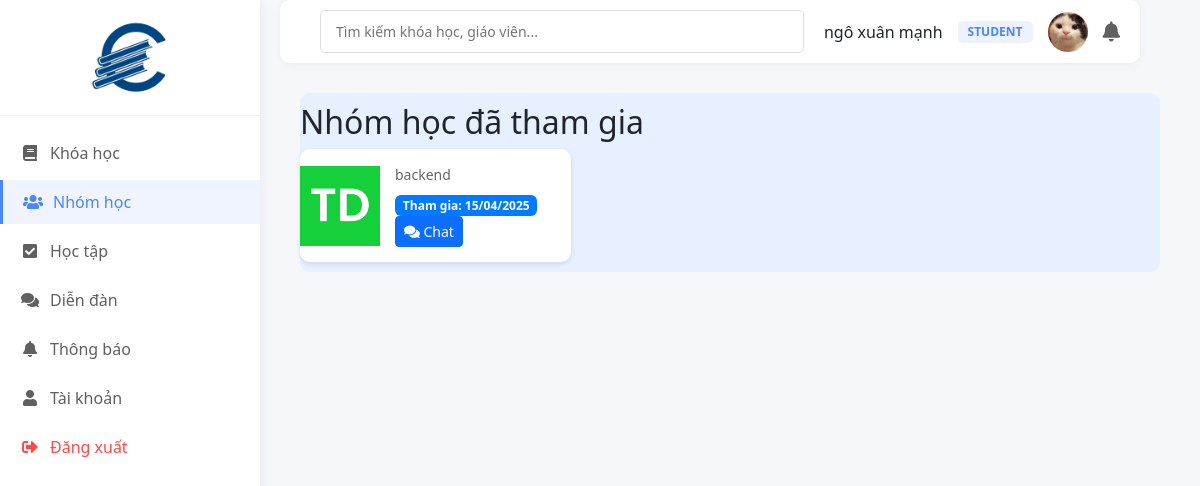
Page /student/index.php?tab=groups (signed in) on the committed database.
### tables this page shows
CREATE TABLE `users` (
  `id` int(11) NOT NULL,
  `username` varchar(50) NOT NULL,
  `password` varchar(255) NOT NULL,
  `email` varchar(100) NOT NULL,
  `full_name` varchar(100) NOT NULL,
  `role` enum('admin','teacher','student') NOT NULL,
  `avatar` varchar(255) DEFAULT NULL,
  `remember_token` varchar(100) DEFAULT NULL,
  `last_active` datetime DEFAULT NULL,
  `created_at` timestamp NOT NULL DEFAULT current_timestamp(),
  `updated_at` timestamp NOT NULL DEFAULT current_timestamp() ON UPDATE current_timestamp(),
  `profile_picture` varchar(255) DEFAULT NULL
);

CREATE TABLE `group_members` (
  `id` int(11) NOT NULL,
  `group_id` int(11) NOT NULL,
  `user_id` int(11) NOT NULL,
  `joined_at` timestamp NOT NULL DEFAULT current_timestamp()
);

CREATE TABLE `groups` (
  `id` int(11) NOT NULL,
  `name` varchar(255) NOT NULL,
  `description` text DEFAULT NULL,
  `creator_id` int(11) NOT NULL,
  `created_at` timestamp NOT NULL DEFAULT current_timestamp(),
  `updated_at` timestamp NOT NULL DEFAULT current_timestamp() ON UPDATE current_timestamp(),
  `thumbnail` varchar(255) DEFAULT NULL
);

### includes/auth_functions.php (called while the page is built, shortened)
<?php
function isLoggedIn() {
    return isset($_SESSION['user_id']) || (isset($_COOKIE['user_id']) && isset($_COOKIE['role']));
}
function getCurrentUser() {
    $conn = getDBConnection();
    if (isLoggedIn()) {
        $user_id = isset($_SESSION['user_id']) ? $_SESSION['user_id'] : $_COOKIE['user_id'];
        $stmt = $conn->prepare("SELECT * FROM users WHERE id = ?");
        $stmt->execute([$user_id]);
        $user = $stmt->fetch(PDO::FETCH_ASSOC);
        return $user;
    }
    return null;
}

### student/index.php (the view, shortened to what this page needs)
<?php
require_once __DIR__ . '/../includes/auth_functions.php';
$user = getCurrentUser();
$conn = getDBConnection();
$categories = [
    'all' => 'Tất cả',
    'cong_nghe_thong_tin' => 'Công nghệ thông tin',
    'triet_hoc' => 'Triết học',
    'chinh_tri' => 'Chính trị',
    'luat' => 'Luật',
    'kinh_te' => 'Kinh tế',
    'ky_thuat' => 'Kỹ thuật'
];
try {
    $stmt = $conn->prepare("
        SELECT c.id, c.title, c.description, c.thumbnail, c.category,
               u.full_name AS teacher_name,
               ce.status AS enrollment_status,
               COUNT(ce2.student_id) AS student_count
        FROM courses c
        JOIN users u ON c.teacher_id = u.id
        LEFT JOIN course_enrollments ce ON c.id = ce.course_id AND ce.student_id = :student_id
        LEFT JOIN course_enrollments ce2 ON c.id = ce2.course_id AND ce2.status = 'approved'
        WHERE c.status = 'active'
        AND u.role = 'teacher'
        GROUP BY c.id, c.title, c.description, c.thumbnail, c.category, u.full_name, ce.status
        ORDER BY c.created_at DESC
    ");
    $stmt->execute(['student_id' => $user['id']]);
    $courses = $stmt->fetchAll(PDO::FETCH_ASSOC);
} catch (PDOException $e) {
    error_log("Error fetching courses: " . $e->getMessage());
    $courses = [];
}
try {
    $stmt = $conn->prepare("
        SELECT n.*, u.full_name AS sender_name, u.avatar
        FROM notifications n
        JOIN users u ON n.sender_id = u.id
        WHERE n.user_id = :user_id
        AND n.type = 'course'
        AND u.role = 'teacher'
        ORDER BY n.created_at DESC
    ");
    $stmt->execute(['user_id' => $user['id']]);
    $course_notifications = $stmt->fetchAll(PDO::FETCH_ASSOC);
} catch (PDOException $e) {
    error_log("Error fetching course notifications: " . $e->getMessage());
    $course_notifications = [];
}
$tab = isset($_GET['tab']) ? $_GET['tab'] : 'courses';
?>
<!DOCTYPE html>
<html lang="vi">
<head>
    <link rel="stylesheet" href="<?php echo BASE_URL; ?>assets/css/bootstrap.min.css">
    <link rel="stylesheet" href="https://cdnjs.cloudflare.com/ajax/libs/font-awesome/5.15.4/css/all.min.css">
    <link rel="stylesheet" href="<?php echo BASE_URL; ?>assets/css/style.css">
</head>
<body class="dashboard">
    <div class="dashboard-container">
        <div class="sidebar">
            <div class="logo">
                <img src="<?php echo BASE_URL; ?>assets/images/logo.png" alt="EPU Logo">
            </div>
            <ul>
                <li><a href="<?php echo BASE_URL; ?>student/index.php?tab=courses" class="<?php echo $tab === 'courses' ? 'active' : ''; ?>"><i class="fas fa-book"></i> Khóa học</a></li>
                <li><a href="<?php echo BASE_URL; ?>student/index.php?tab=groups" class="<?php echo $tab === 'groups' ? 'active' : ''; ?>"><i class="fas fa-users"></i> Nhóm học</a></li>
                <li><a href="<?php echo BASE_URL; ?>student/index.php?tab=study" class="<?php echo $tab === 'study' ? 'active' : ''; ?>"><i class="fas fa-check-square"></i> Học tập</a></li>
                <li><a href="<?php echo BASE_URL; ?>student/index.php?tab=forums" class="<?php echo $tab === 'forums' ? 'active' : ''; ?>"><i class="fas fa-comments"></i> Diễn đàn</a></li>
                <li><a href="<?php echo BASE_URL; ?>student/index.php?tab=notifications" class="<?php echo $tab === 'notifications' ? 'active' : ''; ?>"><i class="fas fa-bell"></i> Thông báo</a></li>
                <li><a href="<?php echo BASE_URL; ?>student/index.php?tab=profile" class="<?php echo $tab === 'profile' ? 'active' : ''; ?>"><i class="fas fa-user"></i> Tài khoản</a></li>
                <li class="logout"><a href="?logout=1"><i class="fas fa-sign-out-alt"></i> Đăng xuất</a></li>
            </ul>
        </div>
        <div class="main-content">
            <div class="top-bar">
                <div class="search-bar">
                    <input type="text" id="searchInput" placeholder="Tìm kiếm khóa học, giáo viên...">
                </div>
                <div class="user-info">
                    <span><?php echo htmlspecialchars($user['full_name']); ?></span>
                    <span class="badge"><?php echo $user['role']; ?></span>
                    <img src="<?php echo $user['avatar'] ? BASE_URL . $user['avatar'] : BASE_URL . 'assets/images/user_avatar.jpg'; ?>" alt="User Avatar">
                    <div class="notification-bell">
                        <i class="fas fa-bell"></i>
                    </div>
                </div>
            </div>
            <?php if ($tab === 'courses'): ?>
                <div class="row">
                    <div class="col-md-12">
                        <ul class="nav nav-tabs mt-3">
                            <?php foreach ($categories as $key => $name): ?>
                                <li class="nav-item">
                                    <a class="nav-link <?php echo $key === 'all' ? 'active' : ''; ?>"
                                       data-category="<?php echo htmlspecialchars($key); ?>">
                                       <?php echo htmlspecialchars($name); ?>
                                    </a>
                                </li>
                            <?php endforeach; ?>
                        </ul>
                    </div>
                    <div class="col-md-9">
                        <div class="course-recommendations">
                            <?php if (empty($courses)): ?>
                                <p class="text-muted mt-3">Chưa có khóa học nào để hiển thị.</p>
                            <?php else: ?>
                                <div class="course-slider" id="course-slider">
                                    <?php foreach ($courses as $course): ?>
                                        <div class="course-item" data-category="<?php echo htmlspecialchars($course['category'] ?? ''); ?>">
                                            <div class="course-card" data-course-id="<?php echo $course['id']; ?>">
                                                <img src="<?php echo $course['thumbnail'] ? BASE_URL . $course['thumbnail'] : BASE_URL . 'assets/images/course_default.jpg'; ?>"
                                                     alt="<?php echo htmlspecialchars($course['title']); ?>" class="course-image">
                                                <div class="course-card-body">
                                                    <p><?php echo htmlspecialchars($course['title']); ?></p>
                                                    <div class="course-footer">
                                                        <span class="badge">Khóa học</span>
                                                        <?php if ($course['enrollment_status'] === 'pending'): ?>
                                                            <span class="register-link enrolled" style="color: #6c757d;">Đã gửi đăng ký</span>
                                                        <?php elseif ($course['enrollment_status'] === 'approved'): ?>
                                                            <span class="register-link enrolled" style="color: #28a745;">Đã tham gia</span>
                                                        <?php elseif ($course['enrollment_status'] === 'rejected'): ?>
                                                            <span class="register-link" data-course-id="<?php echo $course['id']; ?>" style="color: #dc3545;">Gửi lại đăng ký</span>
                                                        <?php else: ?>
                                                            <span class="register-link" data-course-id="<?php echo $course['id']; ?>">Đăng ký</span>
                                                        <?php endif; ?>
                                                    </div>
                                                </div>
                                            </div>
                                        </div>
                                    <?php endforeach; ?>
                                </div>
                                <button class="nav-arrow prev hidden" data-slider="course-slider">
                                    <i class="fas fa-chevron-left"></i>
                                </button>
                                <button class="nav-arrow next hidden" data-slider="course-slider">
                                    <i class="fas fa-chevron-right"></i>
                                </button>
                            <?php endif; ?>
                        </div>
                    </div>
                    <div class="col-md-3">
                        <div class="course-notifications">
                            <h3>Thông báo của khóa học:</h3>
                            <?php if (empty($course_notifications)): ?>
                                <p>Không có thông báo khóa học nào.</p>
                            <?php else: ?>
                                <div class="notification-list">
                                    <?php foreach ($course_notifications as $notif): ?>
                                        <div class="course-card">
                                            <img src="<?php echo $notif['avatar'] ? BASE_URL . $notif['avatar'] : BASE_URL . 'assets/images/user_avatar.jpg'; ?>"
                                                 alt="Avatar" style="width: 30px; height: 30px; border-radius: 50%;">
                                            <div class="course-card-body">
                                                <p><strong><?php echo htmlspecialchars($notif['sender_name']); ?>:</strong> <?php echo htmlspecialchars($notif['title']); ?></p>
                                                <p><?php echo htmlspecialchars($notif['content']); ?></p>
                                                <small class="text-muted"><?php echo htmlspecialchars($notif['created_at']); ?></small>
                                                <?php if (!empty($notif['related_id'])): ?>
                                                    <a href="<?php echo BASE_URL; ?>courses/view.php?course_id=<?php echo $notif['related_id']; ?>" class="badge badge-primary">Xem khóa học</a>
                                                <?php endif; ?>
                                            </div>
                                        </div>
                                    <?php endforeach; ?>
                                </div>
                            <?php endif; ?>
                        </div>
                    </div>
                </div>
            <?php elseif ($tab === 'groups'): ?>
                <?php include __DIR__ . '/groups.php'; ?>
            <?php elseif ($tab === 'study'): ?>
                <?php include __DIR__ . '/study.php'; ?>
            <?php elseif ($tab === 'forums'): ?>
                <?php include __DIR__ . '/../forums/create.php'; ?>
            <?php elseif ($tab === 'notifications'): ?>
                <?php include __DIR__ . '/notifications.php'; ?>
            <?php elseif ($tab === 'profile'): ?>
                <?php include __DIR__ . '/profile.php'; ?>
            <?php endif; ?>
        </div>
    </div>
</body>
</html>

### student/groups.php (shortened to what this page needs)
<?php
require_once __DIR__ . '/../includes/auth_functions.php';
$user = getCurrentUser();
$conn = getDBConnection();
$stmt = $conn->prepare("
    SELECT g.*, gm.joined_at
    FROM groups g
    JOIN group_members gm ON g.id = gm.group_id
    WHERE gm.user_id = :user_id
");
$stmt->execute(['user_id' => $user['id']]);
$joined_groups = $stmt->fetchAll(PDO::FETCH_ASSOC);
?>
<div class="course-recommendations">
    <h2>Nhóm học đã tham gia</h2>
    <?php if (empty($joined_groups)): ?>
        <p>Bạn chưa tham gia nhóm học nào.</p>
    <?php else: ?>
        <div class="row">
            <?php foreach ($joined_groups as $group): ?>
                <div class="col-md-4">
                    <div class="group-card" data-group-id="<?php echo $group['id']; ?>">
                        <img src="<?php echo $group['thumbnail'] ? BASE_URL . htmlspecialchars($group['thumbnail']) : BASE_URL . 'assets/images/group_default.jpg'; ?>" alt="<?php echo htmlspecialchars($group['name']); ?>" class="group-image">
                        <div class="group-card-body">
                            <p><?php echo htmlspecialchars($group['name']); ?></p>
                            <span class="badge">Tham gia: <?php echo date('d/m/Y', strtotime($group['joined_at'])); ?></span>
                            <div class="group-actions">
                                <a href="<?php echo BASE_URL; ?>groups/chat.php?group_id=<?php echo $group['id']; ?>" class="btn btn-sm btn-primary"><i class="fas fa-comments"></i> Chat</a>
                            </div>
                        </div>
                    </div>
                </div>
            <?php endforeach; ?>
        </div>
    <?php endif; ?>
</div>

### rows in the picture
users: full_name "ngô xuân mạnh", role "STUDENT", avatar (picture)
group_members: group.thumbnail (picture), group.name "backend", joined_at "15/04/2025"
